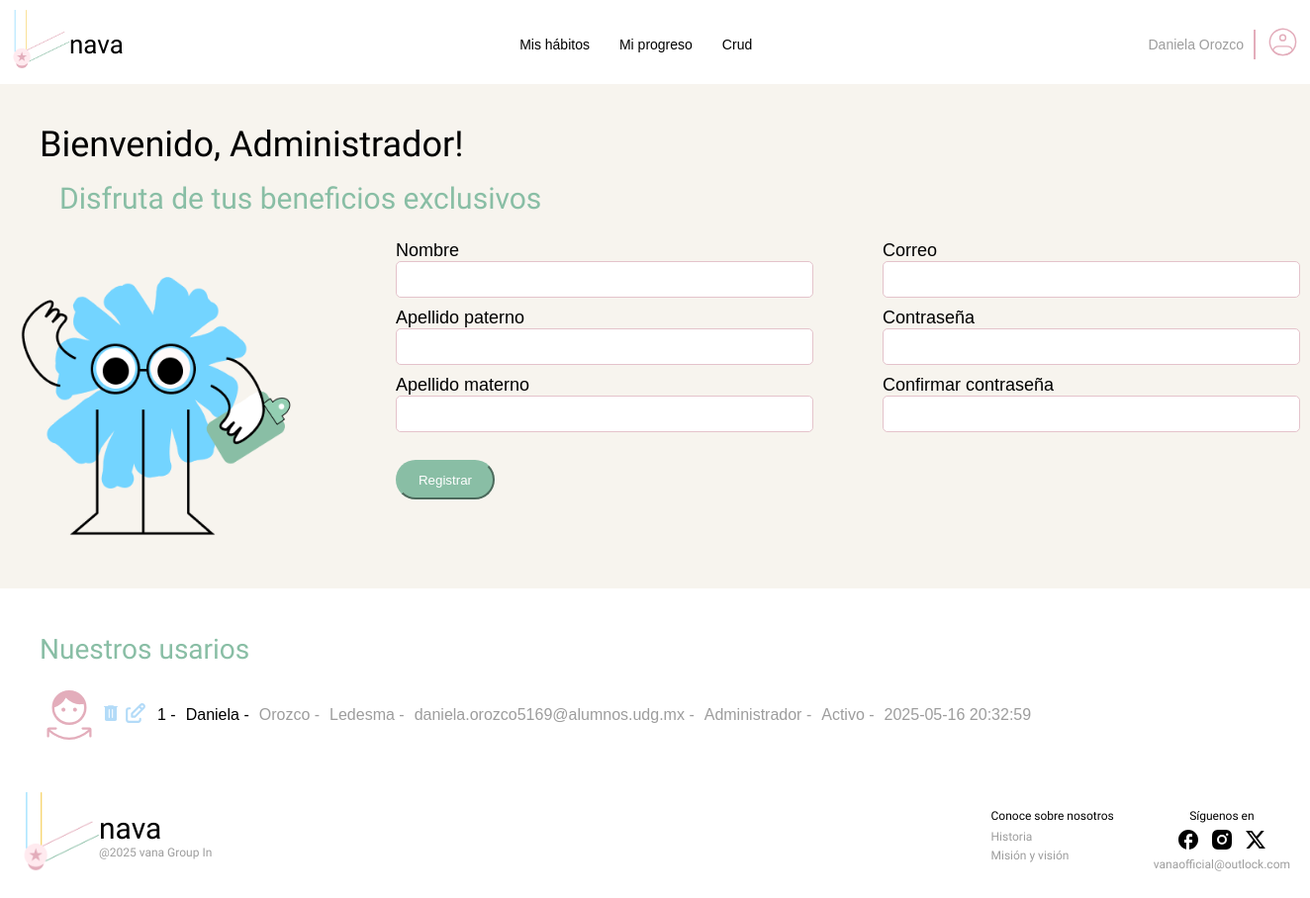
Page /home/index.php (signed in) on the committed database.
### tables this page shows
CREATE TABLE usuario (
	id TINYINT PRIMARY KEY AUTO_INCREMENT,
    nombre VARCHAR(100) NOT NULL,
    apellido_paterno VARCHAR(50) NOT NULL,
    apellido_materno VARCHAR(50),
    correo VARCHAR(100) UNIQUE NOT NULL,
    password VARCHAR(255) NOT NULL,
    fecha_registro DATETIME DEFAULT CURRENT_TIMESTAMP,
    rol_id TINYINT UNSIGNED NOT NULL DEFAULT 2,
    estatus_id TINYINT UNSIGNED NOT NULL,
    FOREIGN KEY (rol_id) REFERENCES rol (id),
    FOREIGN KEY (estatus_id) REFERENCES estatus (id)
);

### home/usuarios/get_usuarios.php (called while the page is built, shortened)
<?php
    try {
        include '../includes/conexion.php';
        $sql = "SELECT * FROM usuario";
        $stmt = $conn->prepare($sql);
        $stmt->execute();
        $usuarios = $stmt->fetchAll(PDO::FETCH_ASSOC);
    } catch (PDOException $e) {
        die ("Error PDO: " . $e->getMessage());
    }
?>

### home/index.php (the view, shortened to what this page needs)
<?php
    include '../includes/header.php';
    include 'usuarios/get_usuarios.php';
?>
    <main>
        <div class="fondo-estacion">
            <div class="line1">
                <article class="bienvenido">Bienvenido, <?=$rol?>!</article>
            </div>
            <article class="msg-siempre">Disfruta de tus beneficios exclusivos</article>
            <div class="Form-cuerpo">
                <img src="../includes/assets/imgs/personaje5.png" alt="personaje5-vana" class="icn-personajeGlass">
                <div class="Formulario-editar">
                    <form action="../includes/procesar_usuario.php" method="POST" onsubmit="return validarFormulario();">
                        <div class="Form-editar">
                            <div class="grupo1-campo">
                                <div class="campo-edit">
                                    <article class="label-form">Nombre</article>
                                    <input type="text" name="nombre" id="nombre">
                                </div>
                                <div class="campo-edit">
                                    <article class="label-form">Apellido paterno</article>
                                    <input type="text" name="apellido_paterno" id="apellido_paterno">
                                </div>
                                <div class="campo-edit">
                                    <article class="label-form">Apellido materno</article>
                                    <input type="text" name="apellido_materno" id="apellido_materno">
                                </div>
                            </div>
                            <div class="grupo2-campo">
                                <div class="campo-edit">
                                    <article class="label-form">Correo</article>
                                    <input type="email" name="correo" id="correo">
                                </div>
                                <div class="campo-edit">
                                    <article class="label-form">Contraseña</article>
                                    <input type="password" name="password" id="password">
                                </div>
                                <div class="campo-edit">
                                    <article class="label-form">Confirmar contraseña</article>
                                    <input type="password" name="confirm_password" id="confirm_password">
                                </div>
                            </div>
                        </div>
                        <br>
                        <button type="submit" class="btn-habitos-rg">Registrar</button>
                    </form>
                    <br><br>
                </div>
            </div>
            <br><br><br>
        </div>
        <div class="line2">
            <article class="bienvenido-crud">Nuestros usarios</article>
        </div>
        <div class="list-usuarios">
            <?php foreach ($usuarios as $usuario):  ?>
                <div class="list-hobbiess">
                    <img src="../includes/assets/imgs/smile-face.svg" alt="icono-persona_feliz" class="icn-smile">
                    <form action="usuarios/eliminar_usuario.php" method="POST" style="display:inline;">
                        <button type="submit" class="icn-delete-crud" onclick="return confirm('¿Estás seguro de que deseas eliminar este usuario?')">
                            <img src="../includes/assets/imgs/delete-azul.svg" alt="icono-borrar">
                        </button>
                    </form>
                    <a href="editar-usuario.php?id=<?= $usuario['id'] ?>">
                        <img src="../includes/assets/imgs/edit-azul.svg" alt="editar-icono" class="icn-opcion-crud">
                    </a>
                    <article class="hobbie"><?= htmlspecialchars($usuario['id']) ?> -</article>
                    <article class="hobbie"><?= htmlspecialchars($usuario['nombre']) ?> -</article>
                    <article class="otro-hobbie"><?= htmlspecialchars($usuario['apellido_paterno']) ?> -</article>
                    <article class="otro-hobbie"><?= ucfirst($usuario['apellido_materno']) ?> -</article>
                    <article class="otro-hobbie"><?= htmlspecialchars($usuario['correo']) ?> -</article>
                    <article class="otro-hobbie">
                        <?php
                            if ($usuario['rol_id'] == 1) {
                                echo "Administrador";
                            } else {
                                echo "Usuario";
                            }
                        ?>
                    -</article>
                    <article class="otro-hobbie">
                        <?php
                            if ($usuario['estatus_id'] == 1) {
                                echo "Activo";
                            } else {
                                echo "Eliminado";
                            }
                        ?>
                    -</article>
                    <article class="otro-hobbie"><?= htmlspecialchars($usuario['fecha_registro']) ?> </article>
                </div>
            <?php endforeach; ?>
            <br>
        </div>
        </main>
<?php include '../includes/footer.php'; ?>

### includes/header.php (shortened to what this page needs)
<?php
    $rol = $_SESSION['rol_id'];
    if($rol == 1){
        $rol = "Administrador";
    } else {
        $rol = "Estudiante";
    }
?>
<!DOCTYPE html>
<html lang="en">
<head>
    <link rel="stylesheet" href="../includes/assets/css/style.css">
    <link rel="stylesheet" href="assets/css/style.css">
</head>
<body>
    <header>
        <div class="encabezado">
            <a href="../home/home.php"><img src="../includes/assets/imgs/logo.png" alt="logo-vana" class="logo-header"></a>
            <a href="../home/home.php"><article class="nombre">nava</article></a>
            <div class="header-opciones">
                <a href="../home/habitoindex.php"><article class="opciones">Mis hábitos</article></a>
                <a href="../home/progreindex.php"><article class="opciones">Mi progreso</article></a>
                <?php
                    if ($rol == 'Administrador') {
                        echo "<a href='../home/index.php'><article class='opciones'>Crud</article></a>";
                    }
                ?>
            </div>
            <div class="header-usuario">
                <article class="usuario-nombre"><?=$_SESSION['nombre_completo'];?></article>
                <div class="linea-vertical"></div>
                <a href="../home/perfilindex.php"><img src="../includes/assets/imgs/profile.svg" alt="icono-perfil" class="perfil"></a>
            </div>
        </div>
    </header>

### includes/footer.php
<footer>
        <div class="pie">
            <img src="../includes/assets/imgs/logo.png" alt="logo-vana" class="logo-pie">
            <div class="nombre-autor">
                <article class="nombre-pie">nava</article>
                <article class="derechos">@2025 vana Group In</article>
            </div>
            <div class="pie-derecha">
                <div class="informacion">
                    <article class="titulo-pie">Conoce sobre nosotros</article>
                    <a href=""><article class="sub-pie">Historia</article></a>
                    <a href=""><article class="sub-pie">Misión y visión</article></a>
                </div>
                <div class="contacto">
                    <article class="titulo-pie">Síguenos en</article>
                    <div class="redes">
                        <a href=""><img src="../includes/assets/imgs/facebook.svg" alt="facebook"></a>
                        <a href=""><img src="../includes/assets/imgs/instagram.svg" alt="facebook"></a>
                        <a href=""><img src="../includes/assets/imgs/twitter.svg" alt="facebook"></a>
                    </div>
                    <article class="sub-pie">vanaofficial@outlock.com</article>
                </div>
            </div>
        </div>
    </footer>
</body>
</html>

### includes/assets/css/style.css (style rules this page uses)
html, body { margin: 0; padding: 0; }
header { height: 65px; padding: 10px; }
.logo-header { width: 60px; }
.nombre { font-family: "Quattrocento", serif; font-weight: 400; font-style: normal; font-size: 26px; }
.encabezado { display: flex; flex-direction: row; justify-content: flex-start; flex-wrap: wrap; align-items: center; }
.header-opciones { margin: 0 auto; display: flex; align-items: center; gap: 30px; }
a { text-decoration: none; color: black; }
.opciones { font-family: "Comme", sans-serif; font-optical-sizing: auto; font-weight: 300; font-style: normal; font-size: 14px; }
.header-usuario { margin-left: 0; display: flex; align-items: center; gap: 10px; }
.usuario-nombre { font-family: "Comme", sans-serif; font-optical-sizing: auto; font-weight: 300; font-style: normal; font-size: 14px; color: #9D9D9D; }
.linea-vertical { width: 2px; height: 30px; background-color: #E3ADBB; }
.perfil { width: 35px; }
.bienvenido { font-family: "Quattrocento", serif; font-weight: 400; font-style: normal; font-size: 36px; }
.fondo-estacion { background-color: #F7F4EE; }
.line1 { display: flex; flex-direction: row; justify-content: space-between; padding-top: 40px; padding-right: 20px; margin-left: 40px; }
.line2 { display: flex; align-items: center; justify-content: space-between; padding-top: 40px; padding-right: 20px; margin-left: 40px; }
.list-hobbiess { display: flex; flex-direction: row; align-items: center; margin-bottom: 10px; }
.hobbie { font-family: "Comme", sans-serif; font-optical-sizing: auto; font-weight: 300; font-style: normal; font-size: 16px; margin-left: 10px; }
.otro-hobbie { font-family: "Comme", sans-serif; font-optical-sizing: auto; font-weight: 300; font-style: normal; font-size: 16px; color: #9D9D9D; margin-left: 10px; }
.label-form { font-family: "Comme", sans-serif; font-optical-sizing: auto; font-weight: 300; font-style: normal; font-size: 18px; }
.btn-habitos-rg { background-color: #89BEA5; border-color: #89BEA5; color: white; border-radius: 20px; width: 100px; height: 40px; }
input[type='text'], input[type='number'], input[type='date'], input[type='email'], input[type='password'], input:focus, select { width: 400px; padding: 10px; border: none; border-radius: 5px; margin-bottom: 10px; border: 1px solid #E4C3CB; outline: none; }
footer { height: 100px; }
.pie { display: flex; flex-direction: row; justify-content: flex-start; flex-wrap: wrap; align-items: center; padding: 20px; }
.logo-pie { width: 80px; }
.nombre-pie { font-family: "Quattrocento", serif; font-weight: 400; font-style: normal; font-size: 30px; }
.derechos { font-family: "Quattrocento", serif; font-weight: 400; font-style: normal; font-size: 12px; color: #9D9D9D; }
.pie-derecha { display: flex; gap: 40px; margin-left: auto; align-items: flex-start; }
.informacion { display: flex; flex-direction: column; margin-top: 13px; }
.titulo-pie { font-family: "Quattrocento", serif; font-weight: 400; font-style: normal; font-size: 12px; margin-bottom: 5px; }
.sub-pie { font-family: "Quattrocento", serif; font-weight: 400; font-style: normal; font-size: 12px; margin-bottom: 3px; margin-top: 2px; color: #9D9D9D; }
.contacto { margin-left: 0; display: flex; flex-direction: column; align-items: center; margin-top: 13px; }
.redes { display: flex; flex-direction: row; gap: 10px; }
.msg-siempre { font-family: "Lexend", sans-serif; font-optical-sizing: auto; font-weight: 300; font-style: normal; font-size: 30px; color: #89BEA5; margin-bottom: 25px; margin-top: 16px; margin-left: 60px; }
.Form-cuerpo { display: flex; flex-direction: row; gap: 100px; }
.Formulario-editar { display: flex; flex-direction: column; }
.Form-editar { display: flex; flex-direction: row; gap: 70px; }
.bienvenido-crud { font-family: "Lexend", sans-serif; font-optical-sizing: auto; font-weight: 400; font-style: normal; font-size: 28px; color: #89BEA5; margin-top: 5px; margin-bottom: 20px; }
.icn-smile { width: 60px; }
.icn-delete-crud { background: none; border: none; padding: 0; margin: 0; font: inherit; color: inherit; cursor: pointer; }
.icn-opcion-crud { width: 25px; }
.list-usuarios { display: flex; flex-direction: column; margin-left: 40px; }
.icn-personajeGlass { width: 300px; }

### rows in the picture
usuario: id "1", nombre "Daniela", apellido_paterno "Orozco", apellido_materno "Ledesma", correo "daniela.orozco5169@alumnos.udg.mx", shows "Administrador", shows "Activo", fecha_registro "2025-05-16 20:32:59"

### other values in the picture
$_SESSION['nombre_completo'] "Daniela Orozco"
$rol "Administrador"
